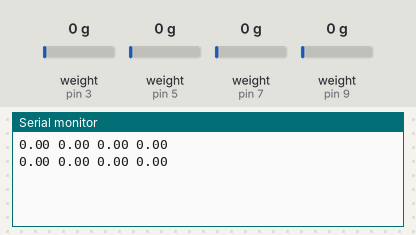
Simulated run of this sketch. Board: Arduino Uno, built with avr-gcc and run on an emulated ATmega328P. Parts: the last lines printed to the serial monitor. The test bench sets the inputs (shaded band); at power-on: weight on the scale (sensors on pin 3, pin 5, pin 7, pin 9) 0 g.

Above: at 5.2 s.
5.3 s: weight on the scale (sensor on pin 3) set to 100 g
At 5.46 s:
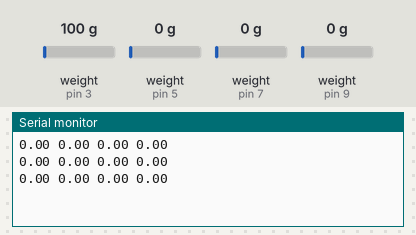
6.8 s: weight on the scale (sensor on pin 5) set to 100 g
At 7.07 s:
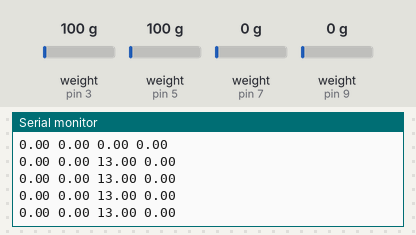
8.3 s: weight on the scale (sensor on pin 7) set to 100 g
At 8.68 s:
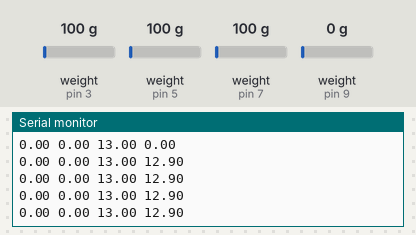
9.8 s: weight on the scale (sensor on pin 9) set to 100 g
At 9.89 s:
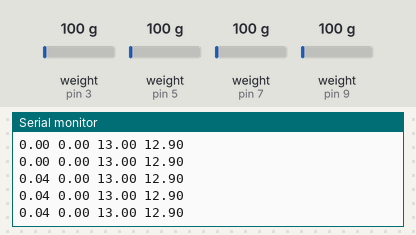
11.3 s: weight on the scale (sensor on pin 3) set to 1250 g
At 11.5 s:
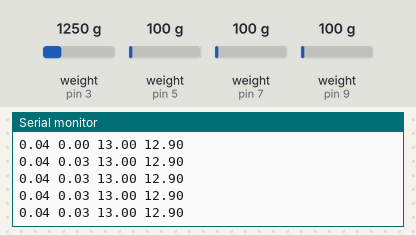
12.8 s: weight on the scale (sensor on pin 5) set to 1250 g
At 13.11 s:
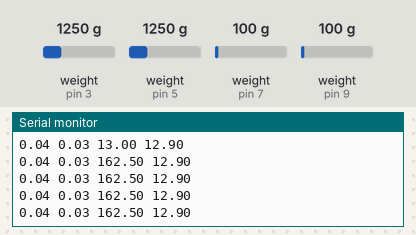
Timing chart, 0 to 15.3 s (numbered marks = the images above; inputs shaded):
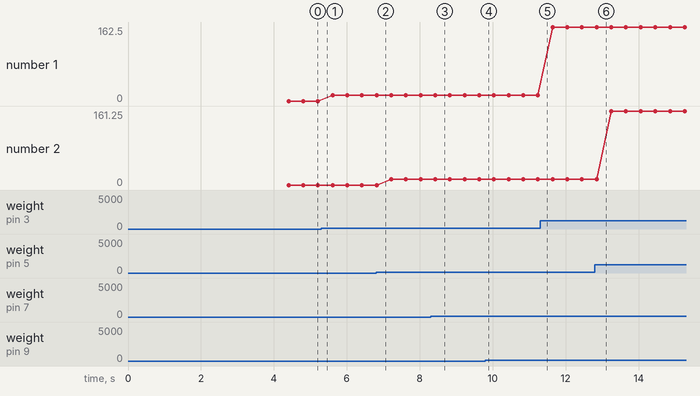

The sketch:

Integrated_sensor_readings.ino
```cpp
#include "HX711.h"

//RIGHT LOAD: Ports 7, 6
//LEFT LOAD:  Ports 9, 8
//PL PRESSURE:  Ports 5, 4
//ABD PRESSURE: Ports 3, 2


#define DOUT 7
#define CLK  6

#define DOUT2 9
#define CLK2  8

#define DOUT3 5
#define CLK3  4

#define DOUT4 3
#define CLK4  2


HX711 scale;
HX711 scale2;
HX711 scale3;
HX711 scale4;


float reading_right;
float reading_left;
float pl_press;
float ab_press;


float calibration_factor1 = -7800;
float calibration_factor2 = -7800;
float calibration_factor3 = -1000;
float calibration_factor4 = -1000;


void setup() {
  Serial.begin(9600);

  pinMode(9, INPUT);
  pinMode(8, INPUT);

  pinMode(7, INPUT);
  pinMode(6, INPUT);

  pinMode(5, INPUT);
  pinMode(4, INPUT);

  pinMode(3, INPUT);
  pinMode(2, INPUT);

  scale.begin(DOUT, CLK);
  scale.set_scale(calibration_factor1); //This value is obtained by using the SparkFun_HX711_Calibration sketch
  scale.tare(); //Assuming there is no weight on the scale at start up, reset the scale to 0


  scale2.begin(DOUT2, CLK2);
  scale2.set_scale(calibration_factor2);
  scale2.tare();


  scale3.begin(DOUT3, CLK3);
  scale3.set_scale(calibration_factor3);
  scale3.tare();

  scale4.begin(DOUT4, CLK4);
  scale4.set_scale(calibration_factor4);
  scale4.tare();
  //Serial.println("Readings:");
}

void loop() {


  //Calibrated readings:

  reading_right = 0.0098*(scale.get_units()*35.94); //RIGHT LOAD CELL
  reading_left = 0.0098*(scale2.get_units()*34.91); //LEFT LOAD CELL

  pl_press = 0.129*scale3.get_units();               //PL PRESSURE
  ab_press = 0.130*scale4.get_units();              //ABD PRESSURE


  Serial.print(reading_right);
  Serial.print(" ");

  Serial.print(reading_left);
  Serial.print(" ");

  Serial.print(ab_press);
  Serial.print(" ");

  Serial.println(pl_press);


}
```

Measured:
- plotted number 1: 0 → 13 after the input at 5.3 s, 13 → 162.5 after the input at 11.3 s
- plotted number 2: 0 → 12.9 after the input at 6.8 s, 12.9 → 161.25 after the input at 12.8 s
